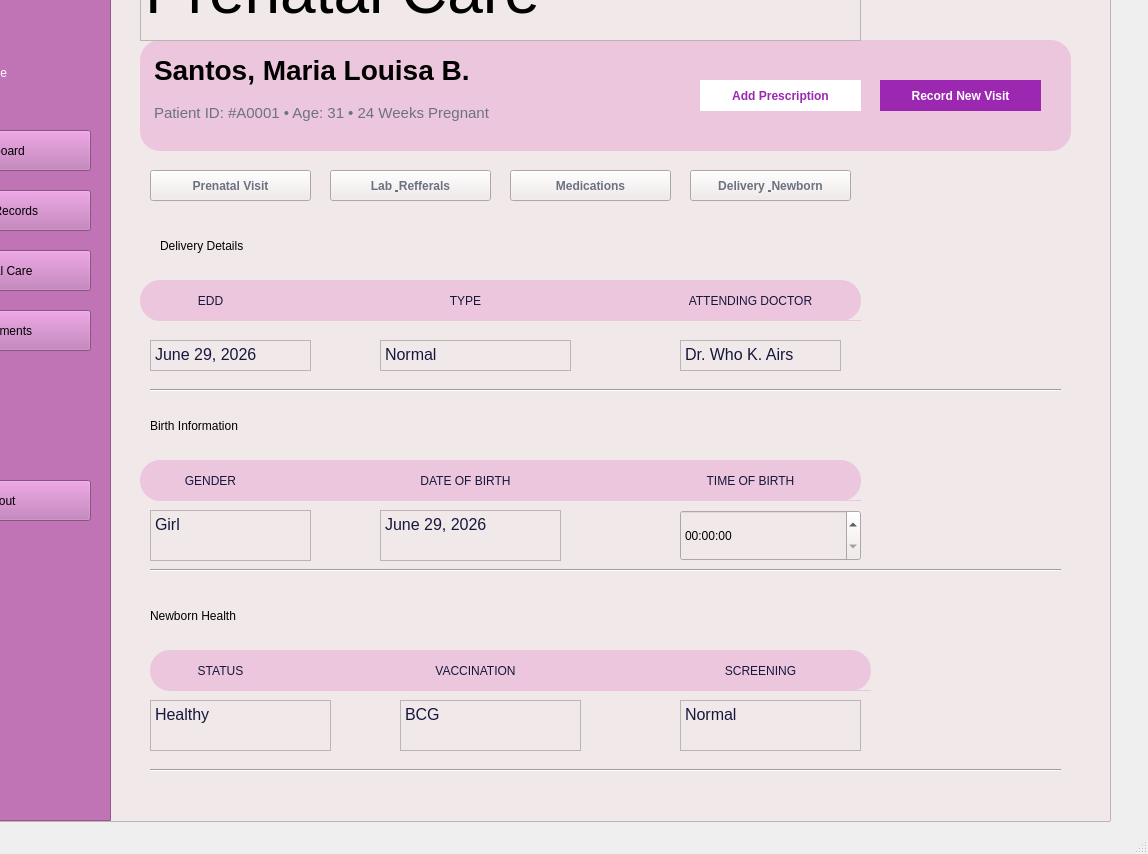
<?xml version="1.0" encoding="UTF-8"?>
<ui version="4.0">
 <class>MainWindow</class>
 <widget class="QMainWindow" name="MainWindow">
  <property name="geometry">
   <rect>
    <x>0</x>
    <y>0</y>
    <width>1148</width>
    <height>854</height>
   </rect>
  </property>
  <property name="windowTitle">
   <string>MainWindow</string>
  </property>
  <widget class="QWidget" name="centralwidget">
   <widget class="QFrame" name="frame">
    <property name="geometry">
     <rect>
      <x>-120</x>
      <y>-170</y>
      <width>1231</width>
      <height>992</height>
     </rect>
    </property>
    <property name="font">
     <font>
      <family>Microsoft YaHei Light</family>
      <kerning>true</kerning>
     </font>
    </property>
    <property name="styleSheet">
     <string notr="true">background-color: #F1E9E9;
</string>
    </property>
    <property name="frameShape">
     <enum>QFrame::StyledPanel</enum>
    </property>
    <property name="frameShadow">
     <enum>QFrame::Raised</enum>
    </property>
    <widget class="QFrame" name="side">
     <property name="geometry">
      <rect>
       <x>0</x>
       <y>100</y>
       <width>231</width>
       <height>891</height>
      </rect>
     </property>
     <property name="styleSheet">
      <string notr="true">background-color: rgb(192, 116, 182);</string>
     </property>
     <property name="frameShape">
      <enum>QFrame::StyledPanel</enum>
     </property>
     <property name="frameShadow">
      <enum>QFrame::Raised</enum>
     </property>
     <widget class="QLabel" name="profile">
      <property name="geometry">
       <rect>
        <x>60</x>
        <y>120</y>
        <width>100</width>
        <height>45</height>
       </rect>
      </property>
      <property name="minimumSize">
       <size>
        <width>100</width>
        <height>45</height>
       </size>
      </property>
      <property name="font">
       <font>
        <family>Segoe UI</family>
       </font>
      </property>
      <property name="styleSheet">
       <string notr="true">color: white;
</string>
      </property>
      <property name="text">
       <string>Profile</string>
      </property>
      <property name="alignment">
       <set>Qt::AlignCenter</set>
      </property>
     </widget>
     <widget class="QPushButton" name="Dashboard">
      <property name="geometry">
       <rect>
        <x>20</x>
        <y>200</y>
        <width>191</width>
        <height>41</height>
       </rect>
      </property>
      <property name="text">
       <string>Dashboard</string>
      </property>
     </widget>
     <widget class="QPushButton" name="patientrecords">
      <property name="geometry">
       <rect>
        <x>20</x>
        <y>260</y>
        <width>191</width>
        <height>41</height>
       </rect>
      </property>
      <property name="text">
       <string>Patient Records</string>
      </property>
     </widget>
     <widget class="QPushButton" name="appointments">
      <property name="geometry">
       <rect>
        <x>20</x>
        <y>380</y>
        <width>191</width>
        <height>41</height>
       </rect>
      </property>
      <property name="text">
       <string>Appointments</string>
      </property>
     </widget>
     <widget class="QPushButton" name="prenatalcare_2">
      <property name="geometry">
       <rect>
        <x>20</x>
        <y>320</y>
        <width>191</width>
        <height>41</height>
       </rect>
      </property>
      <property name="text">
       <string>Prenatal Care</string>
      </property>
     </widget>
     <widget class="QPushButton" name="appointments_2">
      <property name="geometry">
       <rect>
        <x>20</x>
        <y>550</y>
        <width>191</width>
        <height>41</height>
       </rect>
      </property>
      <property name="text">
       <string>Log out</string>
      </property>
     </widget>
    </widget>
    <widget class="QFrame" name="top">
     <property name="geometry">
      <rect>
       <x>0</x>
       <y>0</y>
       <width>1231</width>
       <height>101</height>
      </rect>
     </property>
     <property name="styleSheet">
      <string notr="true">background-color: #15173D;</string>
     </property>
     <property name="frameShape">
      <enum>QFrame::StyledPanel</enum>
     </property>
     <property name="frameShadow">
      <enum>QFrame::Raised</enum>
     </property>
     <widget class="QLabel" name="LOGO">
      <property name="geometry">
       <rect>
        <x>0</x>
        <y>20</y>
        <width>100</width>
        <height>45</height>
       </rect>
      </property>
      <property name="font">
       <font>
        <family>Segoe UI</family>
        <weight>50</weight>
        <bold>false</bold>
       </font>
      </property>
      <property name="styleSheet">
       <string notr="true">color: white;
</string>
      </property>
      <property name="text">
       <string>LOGO</string>
      </property>
      <property name="alignment">
       <set>Qt::AlignCenter</set>
      </property>
     </widget>
     <widget class="QLabel" name="MATERNADB">
      <property name="geometry">
       <rect>
        <x>100</x>
        <y>20</y>
        <width>100</width>
        <height>45</height>
       </rect>
      </property>
      <property name="sizePolicy">
       <sizepolicy hsizetype="Expanding" vsizetype="Expanding">
        <horstretch>0</horstretch>
        <verstretch>0</verstretch>
       </sizepolicy>
      </property>
      <property name="minimumSize">
       <size>
        <width>100</width>
        <height>45</height>
       </size>
      </property>
      <property name="font">
       <font>
        <family>Segoe UI</family>
       </font>
      </property>
      <property name="styleSheet">
       <string notr="true">color: white</string>
      </property>
      <property name="text">
       <string>MATERNADB</string>
      </property>
     </widget>
    </widget>
    <widget class="QFrame" name="frame_2">
     <property name="geometry">
      <rect>
       <x>260</x>
       <y>210</y>
       <width>931</width>
       <height>111</height>
      </rect>
     </property>
     <property name="styleSheet">
      <string notr="true">background-color: #ECC6DC;
border-radius: 20px;</string>
     </property>
     <property name="frameShape">
      <enum>QFrame::StyledPanel</enum>
     </property>
     <property name="frameShadow">
      <enum>QFrame::Raised</enum>
     </property>
     <widget class="QPlainTextEdit" name="plainTextEdit">
      <property name="geometry">
       <rect>
        <x>10</x>
        <y>10</y>
        <width>531</width>
        <height>51</height>
       </rect>
      </property>
      <property name="font">
       <font>
        <pointsize>21</pointsize>
        <weight>75</weight>
        <bold>true</bold>
       </font>
      </property>
      <property name="plainText">
       <string>Santos, Maria Louisa B.</string>
      </property>
      <property name="placeholderText">
       <string>Enter patient's name</string>
      </property>
     </widget>
     <widget class="QPlainTextEdit" name="plainTextEdit_2">
      <property name="geometry">
       <rect>
        <x>10</x>
        <y>60</y>
        <width>531</width>
        <height>51</height>
       </rect>
      </property>
      <property name="font">
       <font>
        <pointsize>11</pointsize>
        <weight>50</weight>
        <bold>false</bold>
       </font>
      </property>
      <property name="styleSheet">
       <string notr="true">color: #6B7280;</string>
      </property>
      <property name="plainText">
       <string>Patient ID: #A0001 • Age: 31 • 24 Weeks Pregnant</string>
      </property>
      <property name="placeholderText">
       <string>Enter Patient ID, Age, and Pregnancy week</string>
      </property>
     </widget>
     <widget class="QPushButton" name="appointments_3">
      <property name="geometry">
       <rect>
        <x>560</x>
        <y>40</y>
        <width>161</width>
        <height>31</height>
       </rect>
      </property>
      <property name="font">
       <font>
        <weight>75</weight>
        <bold>true</bold>
       </font>
      </property>
      <property name="styleSheet">
       <string notr="true">background-color: white;
color: #9C27B0;
border-radius: 20px;
</string>
      </property>
      <property name="text">
       <string>Add Prescription</string>
      </property>
     </widget>
     <widget class="QPushButton" name="appointments_4">
      <property name="geometry">
       <rect>
        <x>740</x>
        <y>40</y>
        <width>161</width>
        <height>31</height>
       </rect>
      </property>
      <property name="font">
       <font>
        <weight>75</weight>
        <bold>true</bold>
       </font>
      </property>
      <property name="styleSheet">
       <string notr="true">border-radius: 20px;
background-color: #9C27B0;
color: white
</string>
      </property>
      <property name="text">
       <string>Record New Visit</string>
      </property>
     </widget>
    </widget>
    <widget class="QTextEdit" name="textEdit">
     <property name="geometry">
      <rect>
       <x>260</x>
       <y>120</y>
       <width>721</width>
       <height>91</height>
      </rect>
     </property>
     <property name="font">
      <font>
       <pointsize>45</pointsize>
       <weight>50</weight>
       <bold>false</bold>
      </font>
     </property>
     <property name="html">
      <string>&lt;!DOCTYPE HTML PUBLIC &quot;-//W3C//DTD HTML 4.0//EN&quot; &quot;http://www.w3.org/TR/REC-html40/strict.dtd&quot;&gt;
&lt;html&gt;&lt;head&gt;&lt;meta name=&quot;qrichtext&quot; content=&quot;1&quot; /&gt;&lt;style type=&quot;text/css&quot;&gt;
p, li { white-space: pre-wrap; }
&lt;/style&gt;&lt;/head&gt;&lt;body style=&quot; font-family:'MS Shell Dlg 2'; font-size:45pt; font-weight:400; font-style:normal;&quot;&gt;
&lt;p style=&quot; margin-top:0px; margin-bottom:0px; margin-left:0px; margin-right:0px; -qt-block-indent:0; text-indent:0px;&quot;&gt;&lt;span style=&quot; font-size:48pt;&quot;&gt;Prenatal Care&lt;/span&gt;&lt;/p&gt;&lt;/body&gt;&lt;/html&gt;</string>
     </property>
    </widget>
    <widget class="QPushButton" name="appointments_5">
     <property name="geometry">
      <rect>
       <x>270</x>
       <y>340</y>
       <width>161</width>
       <height>31</height>
      </rect>
     </property>
     <property name="font">
      <font>
       <weight>75</weight>
       <bold>true</bold>
      </font>
     </property>
     <property name="styleSheet">
      <string notr="true">color: #6B7280;
background-color: #F1E9E9;</string>
     </property>
     <property name="text">
      <string>Prenatal Visit</string>
     </property>
    </widget>
    <widget class="QPushButton" name="appointments_6">
     <property name="geometry">
      <rect>
       <x>810</x>
       <y>340</y>
       <width>161</width>
       <height>31</height>
      </rect>
     </property>
     <property name="font">
      <font>
       <weight>75</weight>
       <bold>true</bold>
      </font>
     </property>
     <property name="styleSheet">
      <string notr="true">color: #6B7280;
background-color: #F1E9E9;</string>
     </property>
     <property name="text">
      <string>Delivery &amp; Newborn</string>
     </property>
    </widget>
    <widget class="QPushButton" name="appointments_7">
     <property name="geometry">
      <rect>
       <x>630</x>
       <y>340</y>
       <width>161</width>
       <height>31</height>
      </rect>
     </property>
     <property name="font">
      <font>
       <weight>75</weight>
       <bold>true</bold>
      </font>
     </property>
     <property name="styleSheet">
      <string notr="true">color: #6B7280;
background-color: #F1E9E9;</string>
     </property>
     <property name="text">
      <string>Medications</string>
     </property>
    </widget>
    <widget class="QPushButton" name="appointments_8">
     <property name="geometry">
      <rect>
       <x>450</x>
       <y>340</y>
       <width>161</width>
       <height>31</height>
      </rect>
     </property>
     <property name="font">
      <font>
       <weight>75</weight>
       <bold>true</bold>
      </font>
     </property>
     <property name="styleSheet">
      <string notr="true">background-color: #F1E9E9;
color: #6B7280;

</string>
     </property>
     <property name="text">
      <string>Lab &amp; Refferals</string>
     </property>
    </widget>
    <widget class="QFrame" name="frame_3">
     <property name="geometry">
      <rect>
       <x>260</x>
       <y>450</y>
       <width>721</width>
       <height>41</height>
      </rect>
     </property>
     <property name="styleSheet">
      <string notr="true">background-color: #ECC6DC;
border-radius: 20px</string>
     </property>
     <property name="frameShape">
      <enum>QFrame::StyledPanel</enum>
     </property>
     <property name="frameShadow">
      <enum>QFrame::Raised</enum>
     </property>
     <widget class="QLabel" name="label">
      <property name="geometry">
       <rect>
        <x>30</x>
        <y>10</y>
        <width>81</width>
        <height>21</height>
       </rect>
      </property>
      <property name="styleSheet">
       <string notr="true">color: #15173D</string>
      </property>
      <property name="text">
       <string>EDD</string>
      </property>
      <property name="alignment">
       <set>Qt::AlignCenter</set>
      </property>
     </widget>
     <widget class="QLabel" name="label_3">
      <property name="geometry">
       <rect>
        <x>260</x>
        <y>10</y>
        <width>131</width>
        <height>21</height>
       </rect>
      </property>
      <property name="styleSheet">
       <string notr="true">color: #15173D</string>
      </property>
      <property name="text">
       <string>TYPE</string>
      </property>
      <property name="alignment">
       <set>Qt::AlignCenter</set>
      </property>
     </widget>
     <widget class="QLabel" name="label_5">
      <property name="geometry">
       <rect>
        <x>540</x>
        <y>10</y>
        <width>141</width>
        <height>21</height>
       </rect>
      </property>
      <property name="styleSheet">
       <string notr="true">color: #15173D</string>
      </property>
      <property name="text">
       <string>ATTENDING DOCTOR</string>
      </property>
      <property name="alignment">
       <set>Qt::AlignCenter</set>
      </property>
     </widget>
     <widget class="QFrame" name="frame_5">
      <property name="geometry">
       <rect>
        <x>500</x>
        <y>40</y>
        <width>921</width>
        <height>41</height>
       </rect>
      </property>
      <property name="styleSheet">
       <string notr="true">background-color: #ECC6DC;
border-radius: 20px</string>
      </property>
      <property name="frameShape">
       <enum>QFrame::StyledPanel</enum>
      </property>
      <property name="frameShadow">
       <enum>QFrame::Raised</enum>
      </property>
      <widget class="QLabel" name="label_4">
       <property name="geometry">
        <rect>
         <x>30</x>
         <y>10</y>
         <width>81</width>
         <height>21</height>
        </rect>
       </property>
       <property name="styleSheet">
        <string notr="true">color: #15173D</string>
       </property>
       <property name="text">
        <string>TEST NAME</string>
       </property>
       <property name="alignment">
        <set>Qt::AlignCenter</set>
       </property>
      </widget>
      <widget class="QLabel" name="label_12">
       <property name="geometry">
        <rect>
         <x>260</x>
         <y>10</y>
         <width>131</width>
         <height>21</height>
        </rect>
       </property>
       <property name="styleSheet">
        <string notr="true">color: #15173D</string>
       </property>
       <property name="text">
        <string>DATE REQUESTED</string>
       </property>
       <property name="alignment">
        <set>Qt::AlignCenter</set>
       </property>
      </widget>
      <widget class="QLabel" name="label_13">
       <property name="geometry">
        <rect>
         <x>540</x>
         <y>10</y>
         <width>81</width>
         <height>21</height>
        </rect>
       </property>
       <property name="styleSheet">
        <string notr="true">color: #15173D</string>
       </property>
       <property name="text">
        <string>STATUS</string>
       </property>
       <property name="alignment">
        <set>Qt::AlignCenter</set>
       </property>
      </widget>
      <widget class="QLabel" name="label_14">
       <property name="geometry">
        <rect>
         <x>780</x>
         <y>10</y>
         <width>81</width>
         <height>21</height>
        </rect>
       </property>
       <property name="styleSheet">
        <string notr="true">color: #15173D</string>
       </property>
       <property name="text">
        <string>ACTION</string>
       </property>
       <property name="alignment">
        <set>Qt::AlignCenter</set>
       </property>
      </widget>
     </widget>
    </widget>
    <widget class="Line" name="line">
     <property name="geometry">
      <rect>
       <x>270</x>
       <y>550</y>
       <width>911</width>
       <height>20</height>
      </rect>
     </property>
     <property name="orientation">
      <enum>Qt::Horizontal</enum>
     </property>
    </widget>
    <widget class="Line" name="line_2">
     <property name="geometry">
      <rect>
       <x>270</x>
       <y>730</y>
       <width>911</width>
       <height>20</height>
      </rect>
     </property>
     <property name="orientation">
      <enum>Qt::Horizontal</enum>
     </property>
    </widget>
    <widget class="QPlainTextEdit" name="plainTextEdit_3">
     <property name="geometry">
      <rect>
       <x>270</x>
       <y>510</y>
       <width>161</width>
       <height>31</height>
      </rect>
     </property>
     <property name="font">
      <font>
       <pointsize>12</pointsize>
       <weight>50</weight>
       <bold>false</bold>
      </font>
     </property>
     <property name="cursor" stdset="0">
      <cursorShape>ArrowCursor</cursorShape>
     </property>
     <property name="layoutDirection">
      <enum>Qt::LeftToRight</enum>
     </property>
     <property name="styleSheet">
      <string notr="true">color: #15173D</string>
     </property>
     <property name="plainText">
      <string>June 29, 2026</string>
     </property>
     <property name="placeholderText">
      <string>Enter estimated due date</string>
     </property>
    </widget>
    <widget class="QPlainTextEdit" name="plainTextEdit_4">
     <property name="geometry">
      <rect>
       <x>500</x>
       <y>510</y>
       <width>191</width>
       <height>31</height>
      </rect>
     </property>
     <property name="font">
      <font>
       <pointsize>12</pointsize>
       <weight>50</weight>
       <bold>false</bold>
      </font>
     </property>
     <property name="styleSheet">
      <string notr="true">color: #15173D</string>
     </property>
     <property name="plainText">
      <string>Normal</string>
     </property>
     <property name="placeholderText">
      <string>Enter type</string>
     </property>
    </widget>
    <widget class="QPlainTextEdit" name="plainTextEdit_5">
     <property name="geometry">
      <rect>
       <x>800</x>
       <y>510</y>
       <width>161</width>
       <height>31</height>
      </rect>
     </property>
     <property name="font">
      <font>
       <pointsize>12</pointsize>
       <weight>50</weight>
       <bold>false</bold>
      </font>
     </property>
     <property name="styleSheet">
      <string notr="true">color: #15173D</string>
     </property>
     <property name="plainText">
      <string>Dr. Who K. Airs</string>
     </property>
     <property name="placeholderText">
      <string>Enter doctor</string>
     </property>
    </widget>
    <widget class="QPlainTextEdit" name="plainTextEdit_8">
     <property name="geometry">
      <rect>
       <x>270</x>
       <y>680</y>
       <width>161</width>
       <height>51</height>
      </rect>
     </property>
     <property name="font">
      <font>
       <pointsize>12</pointsize>
       <weight>50</weight>
       <bold>false</bold>
      </font>
     </property>
     <property name="cursor" stdset="0">
      <cursorShape>ArrowCursor</cursorShape>
     </property>
     <property name="layoutDirection">
      <enum>Qt::LeftToRight</enum>
     </property>
     <property name="styleSheet">
      <string notr="true">color: #15173D</string>
     </property>
     <property name="plainText">
      <string>Girl</string>
     </property>
     <property name="placeholderText">
      <string>Enter gender</string>
     </property>
    </widget>
    <widget class="QPlainTextEdit" name="plainTextEdit_18">
     <property name="geometry">
      <rect>
       <x>500</x>
       <y>680</y>
       <width>181</width>
       <height>51</height>
      </rect>
     </property>
     <property name="font">
      <font>
       <pointsize>12</pointsize>
       <weight>50</weight>
       <bold>false</bold>
      </font>
     </property>
     <property name="cursor" stdset="0">
      <cursorShape>ArrowCursor</cursorShape>
     </property>
     <property name="layoutDirection">
      <enum>Qt::LeftToRight</enum>
     </property>
     <property name="styleSheet">
      <string notr="true">color: #15173D</string>
     </property>
     <property name="plainText">
      <string>June 29, 2026
</string>
     </property>
     <property name="placeholderText">
      <string>Enter date</string>
     </property>
    </widget>
    <widget class="Line" name="line_5">
     <property name="geometry">
      <rect>
       <x>270</x>
       <y>930</y>
       <width>911</width>
       <height>20</height>
      </rect>
     </property>
     <property name="orientation">
      <enum>Qt::Horizontal</enum>
     </property>
    </widget>
    <widget class="QPlainTextEdit" name="plainTextEdit_9">
     <property name="geometry">
      <rect>
       <x>270</x>
       <y>870</y>
       <width>181</width>
       <height>51</height>
      </rect>
     </property>
     <property name="font">
      <font>
       <pointsize>12</pointsize>
       <weight>50</weight>
       <bold>false</bold>
      </font>
     </property>
     <property name="cursor" stdset="0">
      <cursorShape>ArrowCursor</cursorShape>
     </property>
     <property name="layoutDirection">
      <enum>Qt::LeftToRight</enum>
     </property>
     <property name="styleSheet">
      <string notr="true">color: #15173D</string>
     </property>
     <property name="plainText">
      <string>Healthy</string>
     </property>
     <property name="placeholderText">
      <string>Enter status</string>
     </property>
    </widget>
    <widget class="QPlainTextEdit" name="plainTextEdit_19">
     <property name="geometry">
      <rect>
       <x>520</x>
       <y>870</y>
       <width>181</width>
       <height>51</height>
      </rect>
     </property>
     <property name="font">
      <font>
       <pointsize>12</pointsize>
       <weight>50</weight>
       <bold>false</bold>
      </font>
     </property>
     <property name="cursor" stdset="0">
      <cursorShape>ArrowCursor</cursorShape>
     </property>
     <property name="layoutDirection">
      <enum>Qt::LeftToRight</enum>
     </property>
     <property name="styleSheet">
      <string notr="true">color: #15173D</string>
     </property>
     <property name="plainText">
      <string>BCG</string>
     </property>
     <property name="placeholderText">
      <string>Enter vaccination</string>
     </property>
    </widget>
    <widget class="QPlainTextEdit" name="plainTextEdit_21">
     <property name="geometry">
      <rect>
       <x>800</x>
       <y>870</y>
       <width>181</width>
       <height>51</height>
      </rect>
     </property>
     <property name="font">
      <font>
       <pointsize>12</pointsize>
       <weight>50</weight>
       <bold>false</bold>
      </font>
     </property>
     <property name="cursor" stdset="0">
      <cursorShape>ArrowCursor</cursorShape>
     </property>
     <property name="layoutDirection">
      <enum>Qt::LeftToRight</enum>
     </property>
     <property name="styleSheet">
      <string notr="true">color: #15173D</string>
     </property>
     <property name="plainText">
      <string>Normal</string>
     </property>
     <property name="placeholderText">
      <string>Enter screening</string>
     </property>
    </widget>
    <widget class="QFrame" name="frame_4">
     <property name="geometry">
      <rect>
       <x>260</x>
       <y>630</y>
       <width>721</width>
       <height>41</height>
      </rect>
     </property>
     <property name="styleSheet">
      <string notr="true">background-color: #ECC6DC;
border-radius: 20px</string>
     </property>
     <property name="frameShape">
      <enum>QFrame::StyledPanel</enum>
     </property>
     <property name="frameShadow">
      <enum>QFrame::Raised</enum>
     </property>
     <widget class="QLabel" name="label_2">
      <property name="geometry">
       <rect>
        <x>30</x>
        <y>10</y>
        <width>81</width>
        <height>21</height>
       </rect>
      </property>
      <property name="styleSheet">
       <string notr="true">color: #15173D</string>
      </property>
      <property name="text">
       <string>GENDER</string>
      </property>
      <property name="alignment">
       <set>Qt::AlignCenter</set>
      </property>
     </widget>
     <widget class="QLabel" name="label_6">
      <property name="geometry">
       <rect>
        <x>260</x>
        <y>10</y>
        <width>131</width>
        <height>21</height>
       </rect>
      </property>
      <property name="styleSheet">
       <string notr="true">color: #15173D</string>
      </property>
      <property name="text">
       <string>DATE OF BIRTH</string>
      </property>
      <property name="alignment">
       <set>Qt::AlignCenter</set>
      </property>
     </widget>
     <widget class="QLabel" name="label_7">
      <property name="geometry">
       <rect>
        <x>540</x>
        <y>10</y>
        <width>141</width>
        <height>21</height>
       </rect>
      </property>
      <property name="styleSheet">
       <string notr="true">color: #15173D</string>
      </property>
      <property name="text">
       <string>TIME OF BIRTH</string>
      </property>
      <property name="alignment">
       <set>Qt::AlignCenter</set>
      </property>
     </widget>
     <widget class="QFrame" name="frame_6">
      <property name="geometry">
       <rect>
        <x>500</x>
        <y>40</y>
        <width>921</width>
        <height>41</height>
       </rect>
      </property>
      <property name="styleSheet">
       <string notr="true">background-color: #ECC6DC;
border-radius: 20px</string>
      </property>
      <property name="frameShape">
       <enum>QFrame::StyledPanel</enum>
      </property>
      <property name="frameShadow">
       <enum>QFrame::Raised</enum>
      </property>
      <widget class="QLabel" name="label_8">
       <property name="geometry">
        <rect>
         <x>30</x>
         <y>10</y>
         <width>81</width>
         <height>21</height>
        </rect>
       </property>
       <property name="styleSheet">
        <string notr="true">color: #15173D</string>
       </property>
       <property name="text">
        <string>TEST NAME</string>
       </property>
       <property name="alignment">
        <set>Qt::AlignCenter</set>
       </property>
      </widget>
      <widget class="QLabel" name="label_15">
       <property name="geometry">
        <rect>
         <x>260</x>
         <y>10</y>
         <width>131</width>
         <height>21</height>
        </rect>
       </property>
       <property name="styleSheet">
        <string notr="true">color: #15173D</string>
       </property>
       <property name="text">
        <string>DATE REQUESTED</string>
       </property>
       <property name="alignment">
        <set>Qt::AlignCenter</set>
       </property>
      </widget>
      <widget class="QLabel" name="label_16">
       <property name="geometry">
        <rect>
         <x>540</x>
         <y>10</y>
         <width>81</width>
         <height>21</height>
        </rect>
       </property>
       <property name="styleSheet">
        <string notr="true">color: #15173D</string>
       </property>
       <property name="text">
        <string>STATUS</string>
       </property>
       <property name="alignment">
        <set>Qt::AlignCenter</set>
       </property>
      </widget>
      <widget class="QLabel" name="label_17">
       <property name="geometry">
        <rect>
         <x>780</x>
         <y>10</y>
         <width>81</width>
         <height>21</height>
        </rect>
       </property>
       <property name="styleSheet">
        <string notr="true">color: #15173D</string>
       </property>
       <property name="text">
        <string>ACTION</string>
       </property>
       <property name="alignment">
        <set>Qt::AlignCenter</set>
       </property>
      </widget>
     </widget>
    </widget>
    <widget class="QTimeEdit" name="timeEdit">
     <property name="geometry">
      <rect>
       <x>800</x>
       <y>680</y>
       <width>181</width>
       <height>51</height>
      </rect>
     </property>
    </widget>
    <widget class="QFrame" name="frame_7">
     <property name="geometry">
      <rect>
       <x>270</x>
       <y>820</y>
       <width>721</width>
       <height>41</height>
      </rect>
     </property>
     <property name="styleSheet">
      <string notr="true">background-color: #ECC6DC;
border-radius: 20px</string>
     </property>
     <property name="frameShape">
      <enum>QFrame::StyledPanel</enum>
     </property>
     <property name="frameShadow">
      <enum>QFrame::Raised</enum>
     </property>
     <widget class="QLabel" name="label_9">
      <property name="geometry">
       <rect>
        <x>30</x>
        <y>10</y>
        <width>81</width>
        <height>21</height>
       </rect>
      </property>
      <property name="styleSheet">
       <string notr="true">color: #15173D</string>
      </property>
      <property name="text">
       <string>STATUS</string>
      </property>
      <property name="alignment">
       <set>Qt::AlignCenter</set>
      </property>
     </widget>
     <widget class="QLabel" name="label_10">
      <property name="geometry">
       <rect>
        <x>260</x>
        <y>10</y>
        <width>131</width>
        <height>21</height>
       </rect>
      </property>
      <property name="styleSheet">
       <string notr="true">color: #15173D</string>
      </property>
      <property name="text">
       <string>VACCINATION</string>
      </property>
      <property name="alignment">
       <set>Qt::AlignCenter</set>
      </property>
     </widget>
     <widget class="QLabel" name="label_11">
      <property name="geometry">
       <rect>
        <x>540</x>
        <y>10</y>
        <width>141</width>
        <height>21</height>
       </rect>
      </property>
      <property name="styleSheet">
       <string notr="true">color: #15173D</string>
      </property>
      <property name="text">
       <string>SCREENING</string>
      </property>
      <property name="alignment">
       <set>Qt::AlignCenter</set>
      </property>
     </widget>
     <widget class="QFrame" name="frame_8">
      <property name="geometry">
       <rect>
        <x>500</x>
        <y>40</y>
        <width>921</width>
        <height>41</height>
       </rect>
      </property>
      <property name="styleSheet">
       <string notr="true">background-color: #ECC6DC;
border-radius: 20px</string>
      </property>
      <property name="frameShape">
       <enum>QFrame::StyledPanel</enum>
      </property>
      <property name="frameShadow">
       <enum>QFrame::Raised</enum>
      </property>
      <widget class="QLabel" name="label_18">
       <property name="geometry">
        <rect>
         <x>30</x>
         <y>10</y>
         <width>81</width>
         <height>21</height>
        </rect>
       </property>
       <property name="styleSheet">
        <string notr="true">color: #15173D</string>
       </property>
       <property name="text">
        <string>TEST NAME</string>
       </property>
       <property name="alignment">
        <set>Qt::AlignCenter</set>
       </property>
      </widget>
      <widget class="QLabel" name="label_19">
       <property name="geometry">
        <rect>
         <x>260</x>
         <y>10</y>
         <width>131</width>
         <height>21</height>
        </rect>
       </property>
       <property name="styleSheet">
        <string notr="true">color: #15173D</string>
       </property>
       <property name="text">
        <string>DATE REQUESTED</string>
       </property>
       <property name="alignment">
        <set>Qt::AlignCenter</set>
       </property>
      </widget>
      <widget class="QLabel" name="label_20">
       <property name="geometry">
        <rect>
         <x>540</x>
         <y>10</y>
         <width>81</width>
         <height>21</height>
        </rect>
       </property>
       <property name="styleSheet">
        <string notr="true">color: #15173D</string>
       </property>
       <property name="text">
        <string>STATUS</string>
       </property>
       <property name="alignment">
        <set>Qt::AlignCenter</set>
       </property>
      </widget>
      <widget class="QLabel" name="label_21">
       <property name="geometry">
        <rect>
         <x>780</x>
         <y>10</y>
         <width>81</width>
         <height>21</height>
        </rect>
       </property>
       <property name="styleSheet">
        <string notr="true">color: #15173D</string>
       </property>
       <property name="text">
        <string>ACTION</string>
       </property>
       <property name="alignment">
        <set>Qt::AlignCenter</set>
       </property>
      </widget>
     </widget>
    </widget>
    <widget class="QLabel" name="label_22">
     <property name="geometry">
      <rect>
       <x>280</x>
       <y>390</y>
       <width>341</width>
       <height>51</height>
      </rect>
     </property>
     <property name="styleSheet">
      <string notr="true">font: 22pt &quot;MS Shell Dlg 2&quot;;</string>
     </property>
     <property name="text">
      <string>Delivery Details</string>
     </property>
    </widget>
    <widget class="QLabel" name="label_23">
     <property name="geometry">
      <rect>
       <x>270</x>
       <y>570</y>
       <width>341</width>
       <height>51</height>
      </rect>
     </property>
     <property name="styleSheet">
      <string notr="true">font: 22pt &quot;MS Shell Dlg 2&quot;;</string>
     </property>
     <property name="text">
      <string>Birth Information</string>
     </property>
    </widget>
    <widget class="QLabel" name="label_24">
     <property name="geometry">
      <rect>
       <x>270</x>
       <y>760</y>
       <width>341</width>
       <height>51</height>
      </rect>
     </property>
     <property name="styleSheet">
      <string notr="true">font: 22pt &quot;MS Shell Dlg 2&quot;;</string>
     </property>
     <property name="text">
      <string>Newborn Health</string>
     </property>
    </widget>
   </widget>
  </widget>
  <widget class="QMenuBar" name="menubar">
   <property name="geometry">
    <rect>
     <x>0</x>
     <y>0</y>
     <width>1148</width>
     <height>26</height>
    </rect>
   </property>
  </widget>
  <widget class="QStatusBar" name="statusbar"/>
 </widget>
 <resources/>
 <connections/>
</ui>
